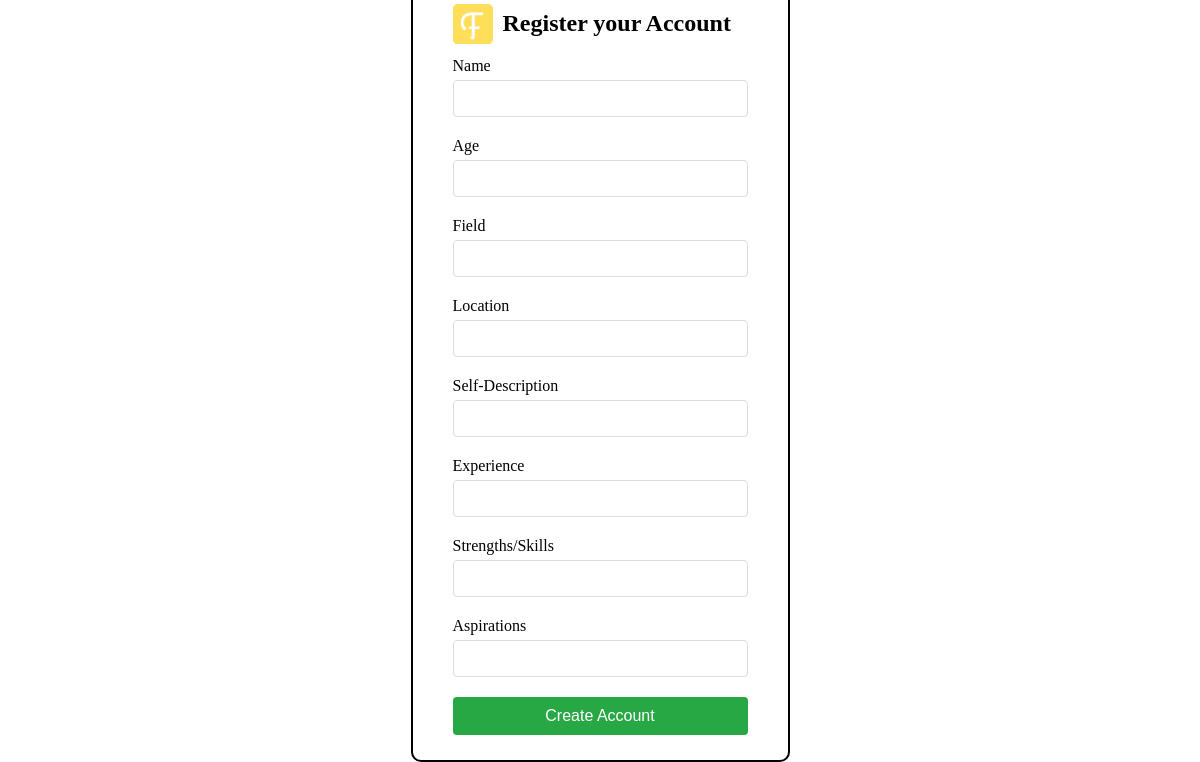
Before: /profile/1 with the older database file.
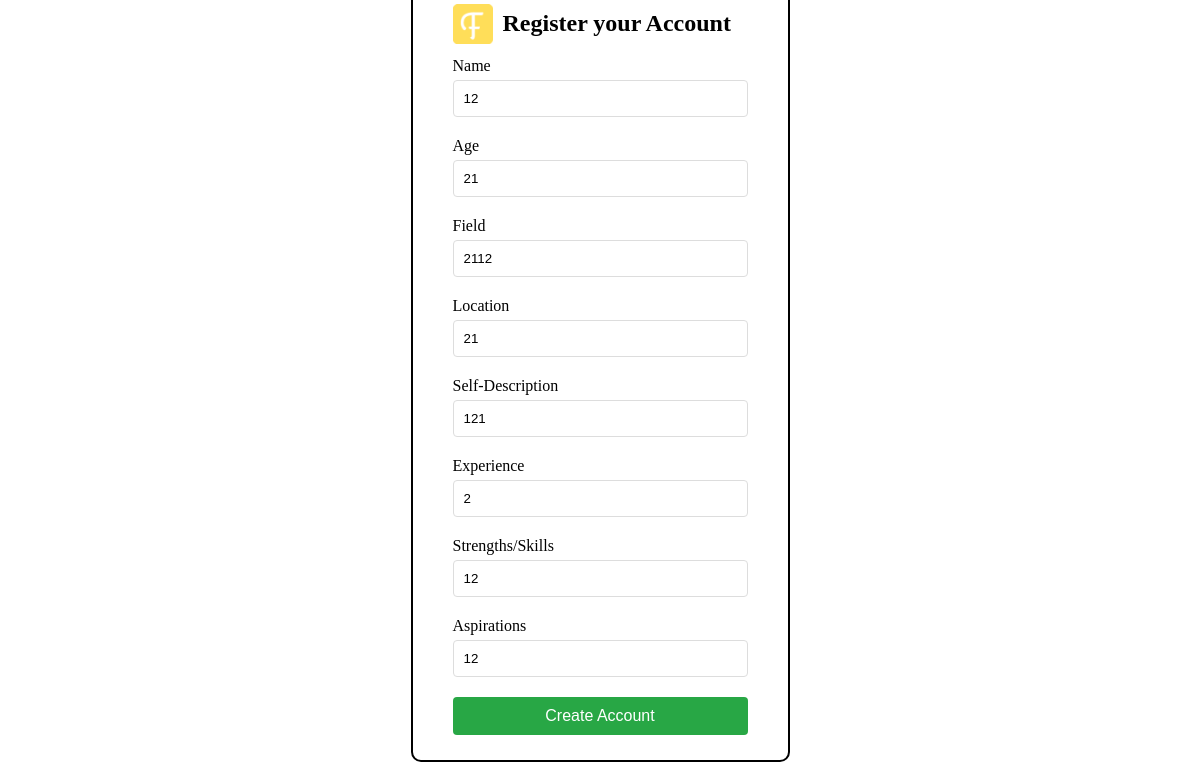
After: the same page with the newer database file.
### app/models.py (models this page shows, shortened)
class User(db.Model):
    id: so.Mapped[int] = so.mapped_column(primary_key=True)
    username: so.Mapped[str] = so.mapped_column(sa.String(64), index=True, unique=True)
    email: so.Mapped[str] = so.mapped_column(sa.String(120), index=True, unique=True)
    password_hash: so.Mapped[Optional[str]] = so.mapped_column(sa.String(256))
    name: so.Mapped[Optional[str]] = so.mapped_column(sa.String(100))
    age: so.Mapped[Optional[int]] = so.mapped_column(sa.Integer)
    field: so.Mapped[Optional[str]] = so.mapped_column(sa.String(100))
    location: so.Mapped[Optional[str]] = so.mapped_column(sa.String(100))
    location_lat: so.Mapped[Optional[float]] = so.mapped_column(sa.Float)
    location_lng: so.Mapped[Optional[float]] = so.mapped_column(sa.Float)
    self_description: so.Mapped[Optional[str]] = so.mapped_column(sa.Text)
    experience: so.Mapped[Optional[str]] = so.mapped_column(sa.Text)
    strength: so.Mapped[Optional[str]] = so.mapped_column(sa.Text)
    goals: so.Mapped[Optional[str]] = so.mapped_column(sa.Text)

### app/routes.py (the view, shortened to what this page needs)
@app.route('/profile/<int:user_id>', methods=['GET', 'POST'])
def profile(user_id):
    user = User.query.get(user_id)  # Fetch the user from the database
    if not user:
        flash('Invalid user. Please sign up first.')
        return redirect(url_for('signup'))
    form = ProfileForm(obj=user)  # Pre-fill the form with existing user data
    return render_template('profile.html', title='Profile', form=form)

### app/forms.py
class ProfileForm(FlaskForm):
    name = StringField('Name', validators=[DataRequired()])
    age = DecimalField('Age', validators=[DataRequired()], places=0)  # Use places=0 to ensure it's an integer
    field = StringField('Field', validators=[DataRequired()])
    location = StringField('Location')
    self_description = StringField('Self-Description', validators=[DataRequired()])  # Changed to match the original field name
    experience = StringField('Experience')
    strength = StringField('Strengths/Skills')
    goals = StringField('Aspirations')
    submit = SubmitField('Create Account')

### app/templates/profile.html (shortened to what this page needs)
{% extends "base.html" %} {% block head %}
<link
  rel="stylesheet"
  href="{{ url_for('static', filename='login.css') }}"
/>
{% endblock %} {% block body %}
<div class="container">
  <div class="title">
    <img
      src="{{ url_for('static', filename='images/logo.svg') }}"
      alt="logo"
      class="logo"
    />
    <h2>Register your Account</h2>
  </div>
  <form
    action=""
    method="post"
    novalidate
  >
    <p>
      {{ form.name.label }}<br />
      {{ form.name(size=32, class_='form-control') }}<br />
    </p>
    <p>
      {{ form.age.label }}<br />
      {{ form.age(size=32, class_='form-control') }}<br />
    </p>
    <p>
      {{ form.field.label }}<br />
      {{ form.field(size=32, class_='form-control') }}<br />
    </p>
    <p>
      {{ form.location.label }}<br />
      {{ form.location(size=32, class_='form-control') }}<br />
    </p>
    <p>
      {{ form.self_description.label }}<br />
      {{ form.self_description(size=32, class_ = 'form-control') }}<br />
    </p>
    <p>
      {{ form.experience.label }}<br />
      {{ form.experience(size=32, class_='form-control') }}<br />
    </p>
    <p>
      {{ form.strength.label }}<br />
      {{ form.strength(size=32, class_='form-control') }}<br />
    </p>
    <p>
      {{ form.goals.label }}<br />
      {{ form.goals(size=32, class_='form-control') }}<br />
    </p>
    <p>{{ form.submit(class_='btn btn-primary') }}</p>
  </form>
</div>
{% endblock %}

### app/templates/base.html (shortened to what this page needs)
<!DOCTYPE html>
<html lang="en">
<head>
    {% block head %}{% endblock %}
</head>
<body>
    {% block body %}{% endblock %}
</body>
</html>

### app/static/login.css (style rules this page uses)
html, body { height: 95%; margin: 0; }
body { display: flex; flex-direction: column; align-items: center; justify-content: center; }
form p { margin: 0 0 15px; }
form input[type="text"], form input[type="number"], form input[type="password"] { width: calc(100% - 22px); padding: 10px; margin: 5px 0; border: 1px solid #ddd; border-radius: 4px; transition: all 100ms ease-in-out; }
form input[type="submit"] { width: 100%; padding: 10px; border: none; border-radius: 4px; background-color: #28a745; color: #fff; font-size: 16px; cursor: pointer; transition: all 100ms ease-in-out; }
.container { padding: 10px 40px 10px 40px; border-radius: 10px; border: 2px solid rgb(0, 0, 0); align-items: center; justify-content: center; }
.title { display: flex; flex-direction: row; gap: 10px; justify-content: center; align-items: center; width: fit-content; }
.logo { width: 40px; }

Changed rows visible on the page:
now on this page (row edited): User: name "12", age "21", field "2112", location "21", self_description "121", experience "2", strength "12", goals "12"
